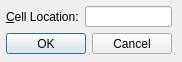
<?xml version="1.0" encoding="UTF-8"?>
<ui version="4.0">
 <class>GoToCellDialog</class>
 <widget class="QDialog" name="GoToCellDialog">
  <property name="geometry">
   <rect>
    <x>0</x>
    <y>0</y>
    <width>182</width>
    <height>62</height>
   </rect>
  </property>
  <property name="windowTitle">
   <string>GoToCellDialog</string>
  </property>
  <widget class="QWidget" name="">
   <property name="geometry">
    <rect>
     <x>6</x>
     <y>6</y>
     <width>166</width>
     <height>48</height>
    </rect>
   </property>
   <layout class="QVBoxLayout" name="verticalLayout">
    <item>
     <layout class="QHBoxLayout" name="horizontalLayout">
      <item>
       <widget class="QLabel" name="label">
        <property name="focusPolicy">
         <enum>Qt::NoFocus</enum>
        </property>
        <property name="text">
         <string>&amp;Cell Location:</string>
        </property>
        <property name="buddy">
         <cstring>lineEdit</cstring>
        </property>
       </widget>
      </item>
      <item>
       <widget class="QLineEdit" name="lineEdit"/>
      </item>
     </layout>
    </item>
    <item>
     <widget class="QDialogButtonBox" name="buttonBox">
      <property name="standardButtons">
       <set>QDialogButtonBox::Cancel|QDialogButtonBox::Ok</set>
      </property>
     </widget>
    </item>
   </layout>
  </widget>
 </widget>
 <resources/>
 <connections/>
</ui>
